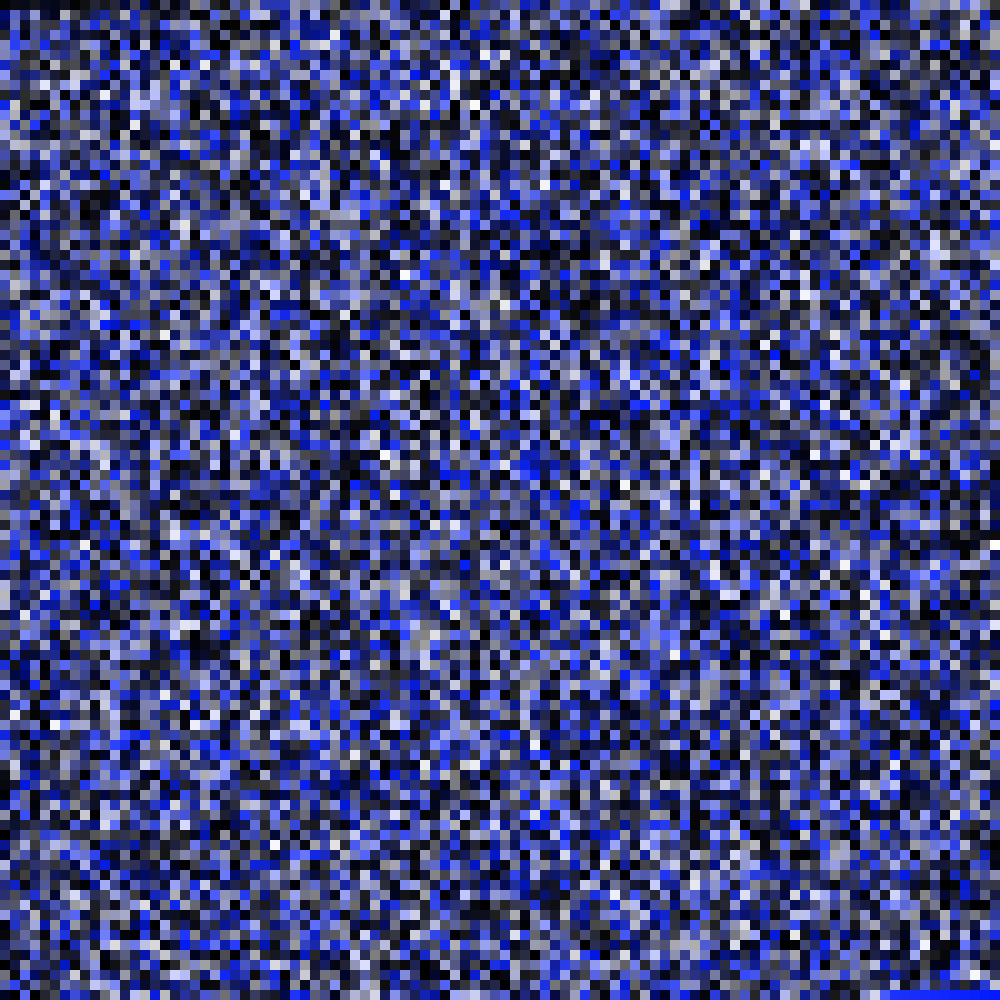
Frame 1 (no input)
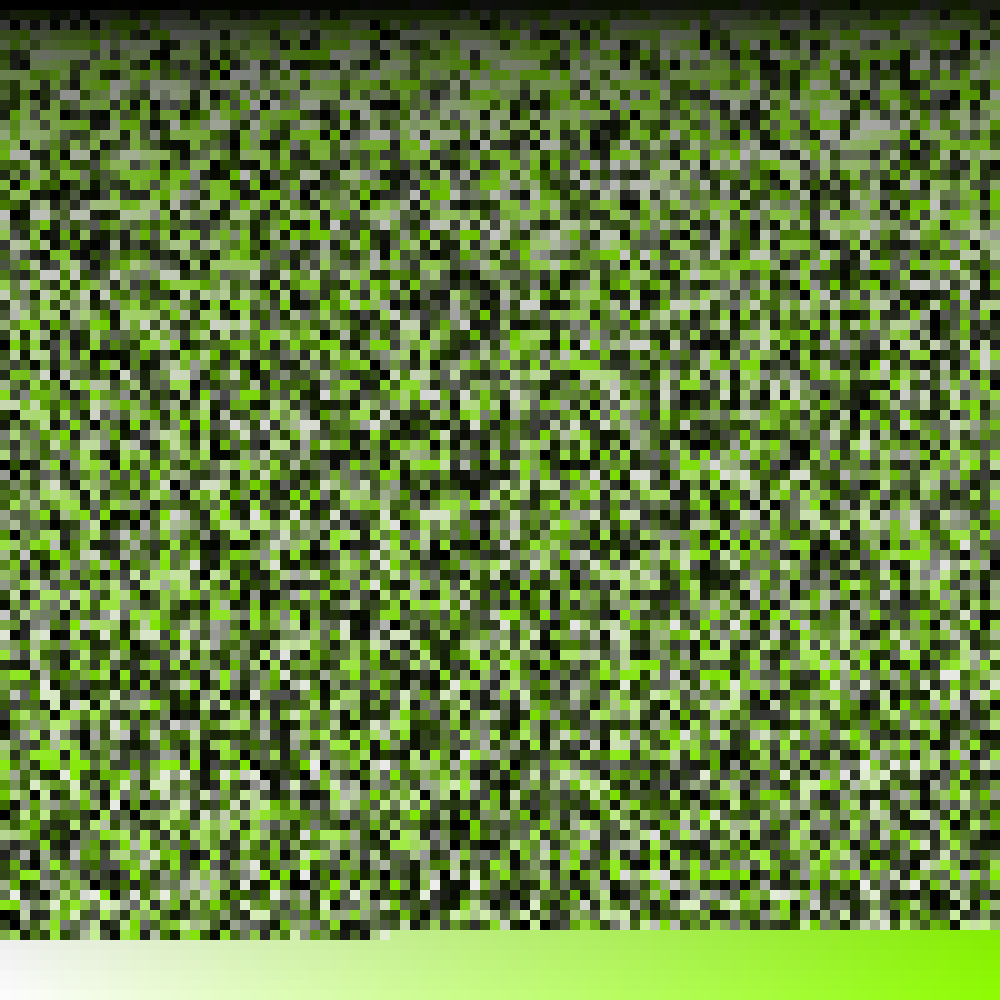
Frame 60 (the mouse pressed at the canvas centre just before this capture)
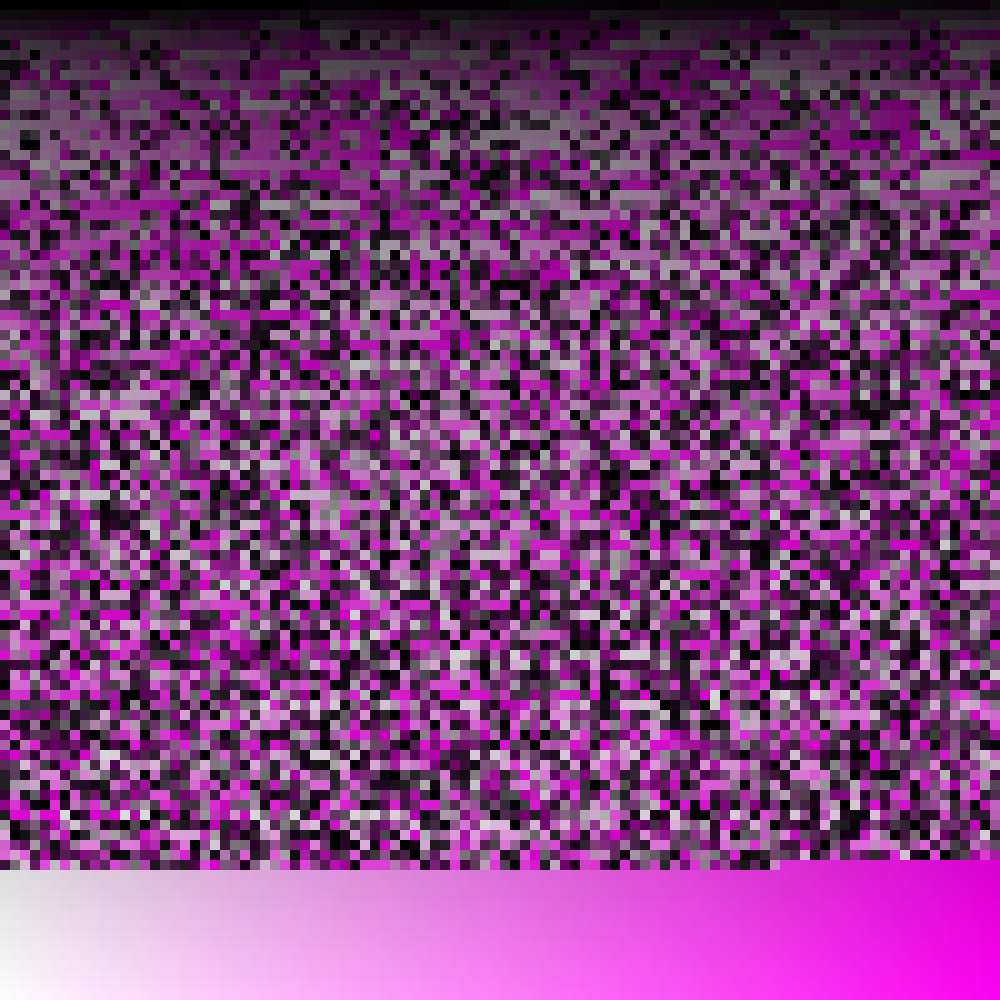
Frame 120 (the mouse held since frame 60 and released just before this capture)

The Processing sketch that drew these frames (run headless with seeded random() and noise(); from frame 60 on, the mouse is pressed at the canvas centre):

// Processing sketch: Main
// ── Main.pde
color[] grid = new color[10000]; // list of finished grid colors
IntList indices = new IntList(); // range of 10k, will be randomized
int hue = round(random(0, 100)); // spiice things up a bit

void setup() {
  noStroke();
  size(1000, 1000);
  colorMode(HSB, 100); // its easier to draw a grid when there are easy x and y variables (s,b)
  for (int i = 0; i < 100; i++) {
    for (int j = 0; j < 100; j++) {
      grid[100*i+j] = color(hue, j, i);  // put all colors in a list
      indices.append(i*100+j);    // add 1 to 'indices', up to 10k
    }
  }
  indices.shuffle(); // randomize starting grid
}

void draw() {
  if (sortGrid() != 0) {                   // sortGrid both sorts the grid once and returns the number of pixels moved
    for (int i = 0; i < 10; i++) {
      sortGrid();
    }
    println("\nComplete! Hue: "+hue);
  } else {
    float secondsPassed = (frameCount/60); // for some reason putting this INSIDE the println doesnt work
    println("\n"+round(secondsPassed/166 * 100)+"% complete. Hue: "+hue); // print % and current hue
    indices.shuffle();
  }
  drawGrid();
  hue = (hue + 1) % 100;
  for (int i = 0; i < 100; i++) {
    for (int j = 0; j < 100; j++) {
      grid[100*i+j] = color(hue, j, i);  // put all colors in a list
    }
  }
}


int sortGrid() {
  int numMoved = 0;
  for (int i = 1; i < 10000; i++) {            // check every pixel
    if (indices.get(i) < indices.get(i-1)) {   // if the pixel to i's left is greater than i, they should switch
      int oldi = indices.get(i);               // store this for later
      indices.set(i, indices.get(i-1));        // set i to the pixel to its left
      indices.set(i-1, oldi);                  // set the pixel to i's left to i's old value
      numMoved++;                              // we moved a pixel
    }
  }
  return numMoved;
}

void drawGrid() {
  for (int i = 0; i < 100; i++) {         // treat grid like a 2D array,
    for (int j = 0; j < 100; j++) {  
      fill(grid[indices.get(100*i + j)]); // even though its really indexing a 1D list
      rect(j*10, i*10, 10, 10);           // pixels are 10x10
    }
  }
}
